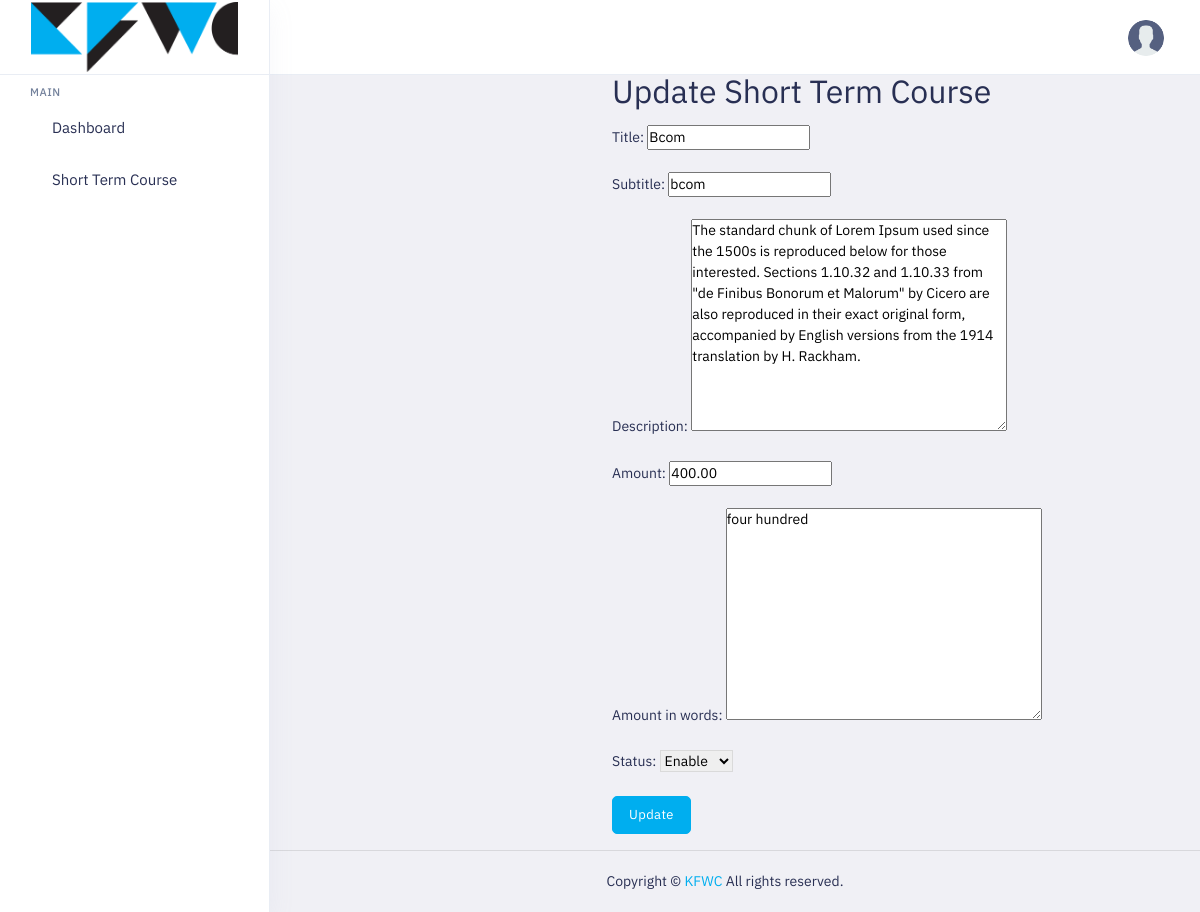
Page /course/update/6/ on the committed database.
### course_app/models.py (models this page shows, shortened)
class ShortTermCourse(models.Model):
    title = models.CharField(max_length=255)
    subtitle = models.CharField(max_length=255)
    description = models.TextField()
    amount = models.DecimalField(max_digits=10, decimal_places=2)
    textarea = models.TextField()
    status = models.CharField(max_length=50, choices=(('Enable', 'Enable'), ('Disable', 'Disable')))
    image = models.ImageField(upload_to='course_images/',default=False)

### course_app/views.py (the view)
# urls.py: path('course/update/<int:pk>/', views.course_update, name='short_course_update'),
def course_update(request,pk):
    course = get_object_or_404(ShortTermCourse, pk=pk)
    if request.method == 'POST':
        form = ShortTermCourseForm(request.POST, instance=course)
        if form.is_valid():
            form.save()
            return redirect('short_course_list')
    else:
        form = ShortTermCourseForm(instance=course)
    context = {
        'form': form,
        'course': course
    }
    return render(request, 'short-course-update.html', context)

### course_app/forms.py
class ShortTermCourseForm(forms.ModelForm):
    class Meta:
        model = ShortTermCourse
        fields = '__all__'

### course_app/templates/short-course-update.html (shortened to what this page needs)
{% load static %}
{% include "header.html" %}
{% block content %}
<div class="main-content">
    <div class="container">
        <div class="row justify-content-end">
            <div class="col-lg-6">
                <h1 class="mb-4">Update Short Term Course</h1>
                <form method="post" class="my-4">
                    <div class="form-group">
                        <label for="{{ form.title.id_for_label }}">Title:</label>
                        {{ form.title }}
                    </div>
                    <div class="form-group">
                        <label for="{{ form.subtitle.id_for_label }}">Subtitle:</label>
                        {{ form.subtitle }}
                    </div>
                    <div class="form-group">
                        <label for="{{ form.description.id_for_label }}">Description:</label>
                        {{ form.description }}
                    </div>
                    <div class="form-group">
                        <label for="{{ form.amount.id_for_label }}">Amount:</label>
                        {{ form.amount }}
                    </div>
                    <div class="form-group">
                        <label for="{{ form.textarea.id_for_label }}">Amount in words:</label>
                        {{ form.textarea }}
                    </div>
                    <div class="form-group">
                        <label for="{{ form.status.id_for_label }}">Status:</label>
                        {{ form.status }}
                    </div>
                    <button type="submit" class="btn btn-primary">Update</button>
                </form>
            </div>
        </div>
    </div>
</div>
{% endblock %}
{% include "footer.html" %}

### static/colors/color1.css (style rules this page uses)
.btn-primary { color: #fff !important; background: var(--primary-bg-color) !important; border-color: var(--primary-bg-color) !important; }

### rows in the picture
ShortTermCourse: title "Bcom", subtitle "bcom", description "The standard chunk of Lorem Ipsum used since the 1500s is reproduced below for those interested. Sections 1.10.32 and 1.10.33 from \"de Finibus Bonorum et Malorum\" by Cicero are also reproduced in their exact original form, accompanied by English versions from the 1914 translation by H. Rackham.", amount "400.00", textarea "four hundred", status "Enable"
